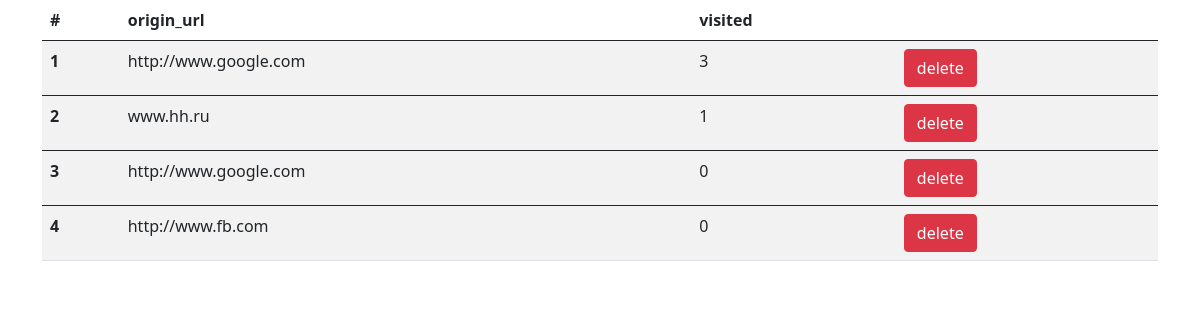
The page /all-links on the database as committed earlier.
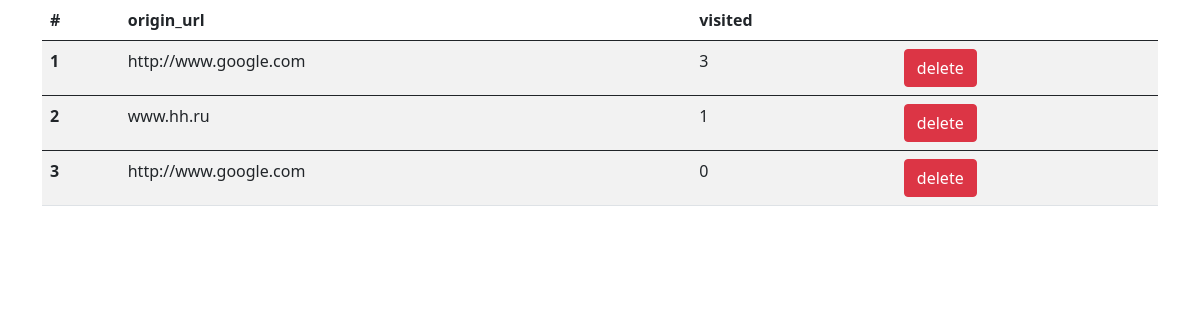
The same page on the database as committed later.
### myapp/models.py (models this page shows, shortened)
class Url(models.Model):
    origin_url = models.CharField(max_length=1000, blank=False, null=False)
    salt = models.BinaryField(blank=False, null=False)
    hash_salted_url = models.BinaryField(blank=False, null=False)
    visited = models.IntegerField(default=0)
    date = models.DateTimeField(auto_now_add=True)

### myapp/views.py (the view)
# urls.py: path('all-links', views.show_links, name='show'),
def show_links(request):
    links = Url.objects.all().order_by('-visited')
    return render(request, 'html/alllinks.html', context= {'links': links})

### templates/html/alllinks.html (shortened to what this page needs)
{% extends 'html/index.html' %}
{% load static %}
{% block content %}
<div class='container'>
<table class="table table-striped">
    <thead>
      <tr>
        <th scope="col">#</th>
        <th scope="col">origin_url</th>
        <th scope="col">visited</th>
        <th></th>
      </tr>
    </thead>
{% for link in links %}
    <tbody>
      <tr>
        <th scope="row">{{forloop.counter}}</th>
        <td>{{link.origin_url}}</td>
        <td>{{link.visited}}</td>
        <td><form action={% url 'delete' link.id %} method='post'>
            <button class='btn btn-danger'>delete</button>
        </form></td>
      </tr>
    </tbody>
{% endfor %}
</table>
</div>
{% endblock %}

### templates/html/index.html (shortened to what this page needs)
{% load static %}
<!DOCTYPE html>
<html>
    <head>
        <link href="https://cdn.jsdelivr.net/npm/bootstrap@5.0.2/dist/css/bootstrap.min.css" rel="stylesheet"
>
    </head>
{% block content %}
{% endblock content %}
</html>

Rows that differ between the two databases and show on the page:
removed Url: origin_url "http://www.fb.com", visited "0"
